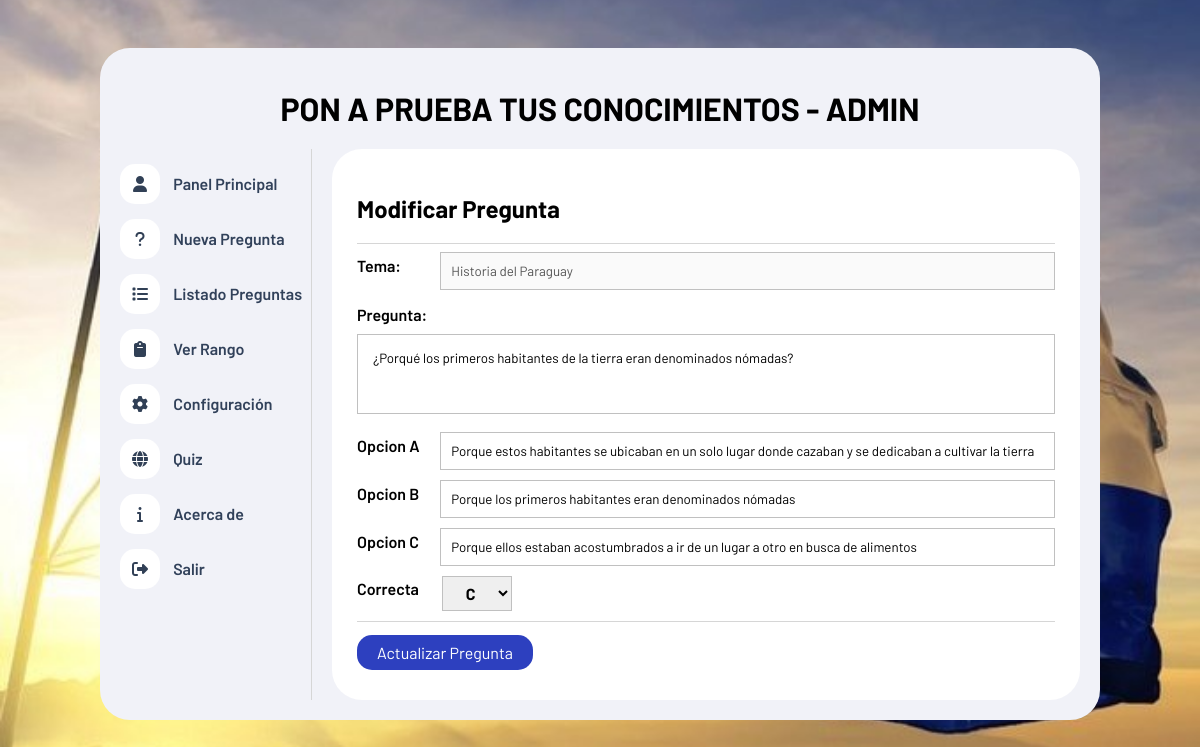
The page /admin/editarpregunta.php?idPregunta=1 (signed in) on the database its author committed.
### tables this page shows
CREATE TABLE `temas` (
  `id` int(11) NOT NULL,
  `nombre` varchar(100) NOT NULL
);

CREATE TABLE `preguntas` (
  `id` int(11) NOT NULL,
  `tema` int(11) NOT NULL,
  `pregunta` text NOT NULL,
  `opcion_a` text NOT NULL,
  `opcion_b` text NOT NULL,
  `opcion_c` text NOT NULL,
  `correcta` varchar(1) NOT NULL
);

### admin/funciones.php (called while the page is built, shortened)
<?php
function obtenerTodosLosTemas()
{
    include "conexion.php";
    $query = "SELECT * FROM temas";
    $result = mysqli_query($conn, $query);
    return $result;
}
function obtenerPreguntaPorId($id){
    include "conexion.php";
    $query = "SELECT * FROM preguntas WHERE id = $id";
    $result = mysqli_query($conn, $query);
    $pregunta = mysqli_fetch_array($result);
    return $pregunta;
}

### admin/editarpregunta.php (the view, shortened to what this page needs)
<?php
include "funciones.php";
$id = $_GET['idPregunta'];
$pregunta = obtenerPreguntaPorId($id);
$resultado_temas = obtenerTodosLosTemas();
?>
<!DOCTYPE html>
<html lang="es">
<head>
    <link rel="stylesheet" href="https://cdnjs.cloudflare.com/ajax/libs/font-awesome/6.1.1/css/all.min.css" />
    <link rel="stylesheet" href="estilo.css">
</head>
<body>
    <div class="contenedor">
        <header align="center">
            <h1>PON A PRUEBA TUS CONOCIMIENTOS - ADMIN</h1>
        </header>
        <div class="contenedor-info">
            <?php include "nav.php" ?>
            <div class="panel">
                <h2>Modificar Pregunta</h2>
                <hr>
                <section id="nuevaPregunta">
                    <form action="<?php echo $_SERVER['PHP_SELF'] ?>" method="get" autocomplete="off">
                        <div class="opcion">
                            <label for="">Tema: </label><br>
                            <?php while ($row = mysqli_fetch_assoc($resultado_temas)) : ?>
                                <?php if ($row['id'] == $pregunta['tema']) : ?>
                                    <input type="text" value="<?php echo $row['nombre'] ?>" disabled>
                                <?php endif ?>
                            <?php endwhile ?>
                        </div>
                        <div class="fila">
                            <label for="">Pregunta:</label>
                            <textarea name="pregunta" cols="30" rows="10" style="resize: none;" reqired><?php echo $pregunta['pregunta']?></textarea>
                        </div>
                        <div class="opciones">
                            <div class="opcion">
                                <label for="">Opcion A</label>
                                <input type="text" name="opcion_a" value="<?php echo $pregunta['opcion_a']?>" required>
                            </div>
                            <div class="opcion">
                                <label for="">Opcion B</label>
                                <input type="text" name="opcion_b" value="<?php echo $pregunta['opcion_b']?>" required>
                            </div>
                            <div class="opcion">
                                <label for="">Opcion C</label>
                                <input type="text" name="opcion_c" value="<?php echo $pregunta['opcion_c']?>" required>
                            </div>
                        </div>
                        <div class="opcion">
                            <label for="">Correcta</label>
                            <select name="correcta" id="" class="correcta">
                                <option value="C" <?php if($pregunta['correcta']=='C'){ echo "selected";}?>>C</option>
                            </select>
                        </div>
                        <hr>
                        <input type="submit" value="Actualizar Pregunta" title="Actualizar Pregunta" name="actualizar" class="btn-guardar">
                    </form>
                </section>
            </div>
        </div>
    </div>
</body>
</html>

### admin/estilo.css (style rules this page uses)
* { box-sizing: border-box; font-family: 'Barlow'; }
hr { border: none; border-bottom: 1px solid #d6d6d6; }
.contenedor { max-width: 1000px; width: 100%; margin: auto; background-color: #f1f2f8; padding: 20px; border-radius: 30px; }
.contenedor .contenedor-info { display: flex; }
.contenedor .contenedor-info .panel { background-color: #fff; width: 100%; border-radius: 30px; margin-left: 20px; padding: 25px; }
#nuevaPregunta .fila { margin: 15px 0; }
#nuevaPregunta label { display: block; font-size: 16px; font-weight: 600; margin-bottom: 10px; }
#nuevaPregunta textarea { width: 100%; border: 1px solid #c0c0c0; padding: 15px; max-height: 80px; }
#nuevaPregunta .opcion { display: flex; align-items: center; margin-bottom: 10px; }
#nuevaPregunta .opcion label { width: 10%; display: inline; }
#nuevaPregunta .opcion input { width: 90%; padding: 10px; margin-left: 15px; border: 1px solid #c0c0c0; }
#nuevaPregunta .correcta { width: 10%; padding: 6px; border: 1px solid #c0c0c0; margin-left: 15px; text-align: center; font-weight: bold; font-size: 16px; }
#nuevaPregunta .btn-guardar { background: #2d40bf; font-size: 16px; color: #fff; border: none; padding: 8px 20px; border-radius: 15px; margin: 5px 0; transition: .5s; cursor: pointer; }

### admin/editarpregunta.php (style rules this page uses)
body { background: url(../img/Bandera-paraguaya.jpeg); background-attachment: fixed; background-size: cover; background-repeat: no-repeat; background-position: center center; padding: 40px; }

### rows shown on the page
temas: nombre "Historia del Paraguay"
preguntas: pregunta "¿Porqué los primeros habitantes de la tierra eran denominados nómadas?", opcion_a "Porque estos habitantes se ubicaban en un solo lugar donde cazaban y se dedicaban a cultivar la tierra", opcion_b "Porque los primeros habitantes eran denominados nómadas", opcion_c "Porque ellos estaban acostumbrados a ir de un lugar a otro en busca de alimentos", correcta "C"
